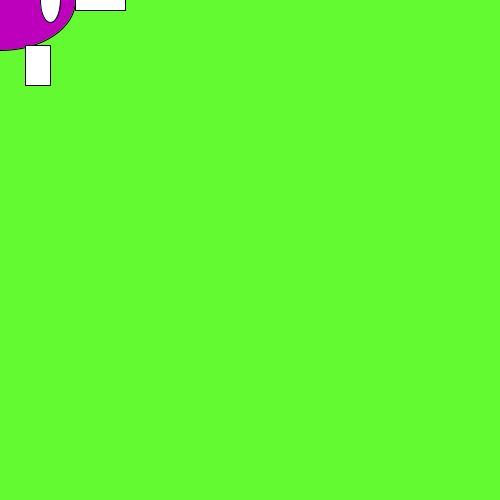
Frame 1 (no input)
Frame 60 (the mouse pressed at the canvas centre just before this capture): identical to frame 1, image omitted
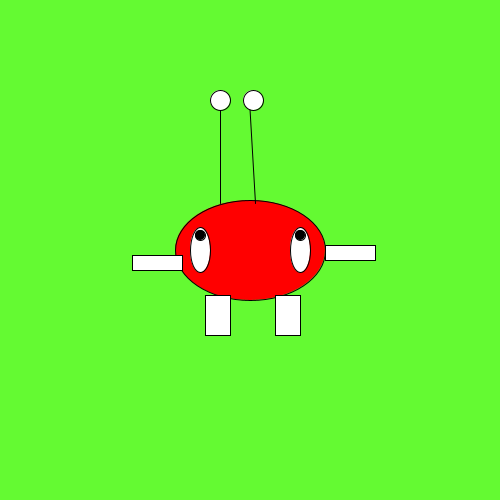
Frame 120 (the mouse held since frame 60 and released just before this capture)

The Processing sketch that drew these frames (run headless with seeded random() and noise(); from frame 60 on, the mouse is pressed at the canvas centre):

// Processing sketch: processing_139917
// ── processing_139917.pde

/**
  * Bubbles
  * The processing monster is composed of primitive shapes, including ellipses, rectangles, lines and some fill. 
  * My monster, Bubbles, is sensitive to the user’s mouse meaning that its movements will parallel the direction the mouse moves.    The processing monster is composed of primitive shapes, including ellipses, rectangles, lines and some fill. My monster, Bubbles, is sensitive to the user’s mouse meaning that its movements will parallel the direction the mouse moves.    
  */
int color1 = color(188, 0, 188);  //initialize and define color1
int color2 = color(255, 0, 0);    //initialize and define color2
int cSwitch = 0;                  //initialize and define cSwitch
    void setup() {
    size(500,500);
    }

    void draw() {
    background (100, 250, 50);
    fill(color1);
    ellipse(mouseX,mouseY,150,100);
    /**
    * First ellipse forms the main head of the monster.
    */
    fill(255);
    ellipse(mouseX - 50, mouseY,20,45); 
    ellipse(mouseX + 50,mouseY,20,45); 
    /**
    * The following two smaller ellipses create the two basic ovals for the eyes.
    */
    fill(0);
    ellipse(mouseX - 50, mouseY - 15, 10, 10);
    ellipse(mouseX + 50, mouseY - 15, 10, 10);
    /**
    * These two ellipses are even smaller as they are encompassed by the previous and form the pupils. 
    * They are made solid by using the fill.
    */

    fill(255);
    rect(mouseX - 45, mouseY + 45, 25, 40);
    rect(mouseX + 25, mouseY + 45, 25, 40);
    /**
    * The two rectangles here make up the legs of the monster.
    */
    rect(mouseX + 75, mouseY - 5, 50, 15);
    rect(mouseX - 118, mouseY +5, 50, 15);
    /**
    * These rectangles have a longer width in order to make up the arms of the monster.
    */
    line(mouseX - 30, mouseY - 47, mouseX - 30, mouseY - 150);
    line(mouseX + 5, mouseY - 47, mouseX - 1, mouseY - 150);
    /**
    * Each line here relies on two points that make it up and form the antennas.
    * Using the mouseX and mouseY coordinates create mouse reactivity.
    */
    ellipse (mouseX + 3, mouseY - 150, 20, 20);
    ellipse (mouseX - 30, mouseY - 150, 20, 20);
    /**
    * The last two ellipses here are the finishing touvh of the antennas.
    * The particular points used create perfect circles.
    */
    }
    
    void mousePressed() {
      if (color1 == color(188, 0, 188)) {  //if mousePressed and color is purple, change color to red
        color1 = color2;
      } else {                              //if red, change back to purple
        color1 = color(188, 0, 188);
      }
    }
